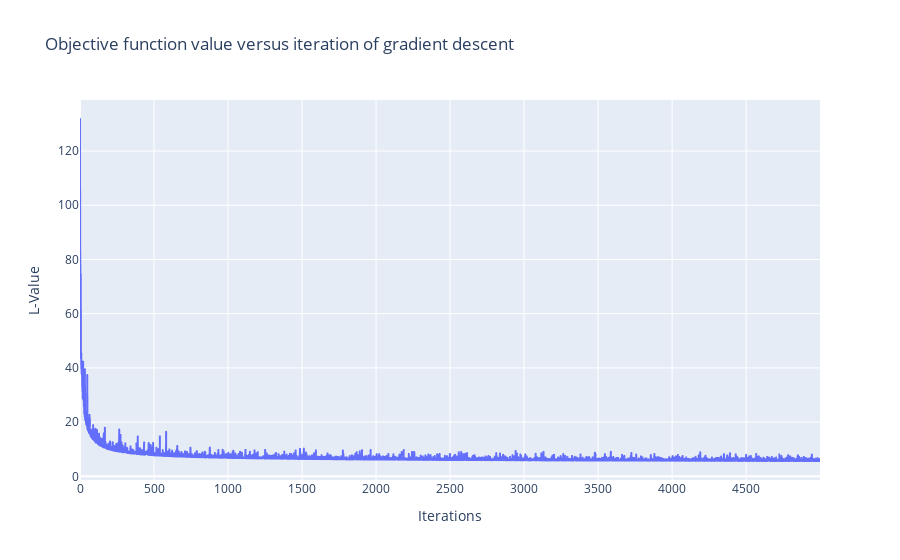

The notebook cell saved with this chart:
### Markdown cell above
# Iris Data
Stochastic set to False

### Code cell
def trainAndTestIris():
    iris_data = sk.datasets.load_iris()
    X = iris_data.data
    y = iris_data.target
    
    X_train, X_test, Y_train, Y_test = train_test_split(X, y, test_size=0.2)
    Y_train = pd.get_dummies(Y_train).values

    alpha = 0.01

    beta, Lvals = gradientDescent(X_train, Y_train, alpha, 5000, False)
    
    Predicted_y = predictLabels(X_test, beta)
    
    df = pd.DataFrame({'True_y':Y_test, 'Predicted_y':Predicted_y})
    dfRight = df.loc[df['True_y'] == df['Predicted_y']]
    dfWrong = df.loc[df['True_y'] != df['Predicted_y']]
    print("Number correct: " + str(dfRight.shape[0]))
    print("Number wrong: " + str(dfWrong.shape[0]))
    print("Percent correct: " + str(dfRight.shape[0]*100/df.shape[0]) + "%")

    
    df = pd.DataFrame({'Iterations':np.arange(len(Lvals)), 'L-Value':Lvals})
    fig = px.line(df, x='Iterations', y="L-Value", title='Objective function value versus iteration of gradient descent')
    fig.show()
trainAndTestIris()

### Figure 1 — Plotly figure (JSON) as saved in the notebook; plotly's stock layout.template omitted (floating-point values rounded to 4 significant figures; data arrays with more than 128 entries replaced by an {"elided": "..."} marker saying what was removed)
{"data": [{"hovertemplate": "Iterations=%{x}<br>L-Value=%{y}<extra></extra>", "legendgroup": "", "line": {"color": "#636efa", "dash": "solid"}, "mode": "lines", "name": "", "showlegend": false, "type": "scattergl", "x": {"elided": "5000 int values"}, "xaxis": "x", "y": {"elided": "5000 float values"}, "yaxis": "y"}], "layout": {"legend": {"tracegroupgap": 0}, "title": {"text": "Objective function value versus iteration of gradient descent"}, "xaxis": {"anchor": "y", "domain": [0, 1], "title": {"text": "Iterations"}}, "yaxis": {"anchor": "x", "domain": [0, 1], "title": {"text": "L-Value"}}}}
